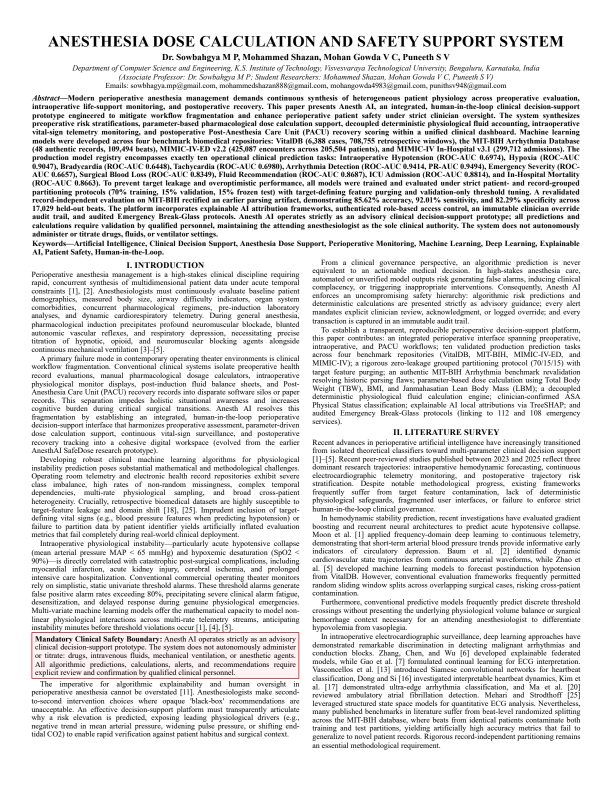
#> input picture scratch/test_225/page_1.png, 1224 x 1584 px, found by its file name (shown at 1/2 size); its folder holds 4 pictures in this run
$ python check_page_fill.py
#> lines starting #> are read from the running program, lines starting #| are printed output that depends on the picture
from PIL import Image
import numpy as np

for p in range(1, 7):
    img = Image.open(f'c:/Users/moham/OneDrive/Desktop/Anasthesia Antigravity/scratch/test_225/page_{p}.png')
#> img is the input picture: PIL image 1224x1584 RGB; mean R, G, B 224.5, 224.1, 224.1
    arr = np.array(img.convert('L'))
    h, w = arr.shape
#> h = 1584; w = 1224
    # Left column: x from 0.05*w to 0.48*w, Right column: x from 0.52*w to 0.95*w
    # Let's find lowest non-white pixel row
    col1 = arr[:, int(0.05*w):int(0.48*w)]
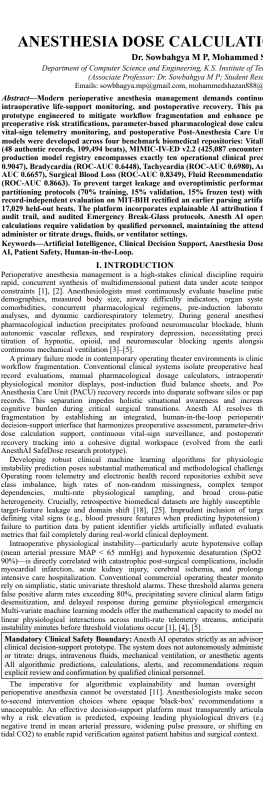
#> col1: shape (1584, 526) (shown at 1/2 size); min 0, max 255, mean 219.6
    col2 = arr[:, int(0.52*w):int(0.95*w)]
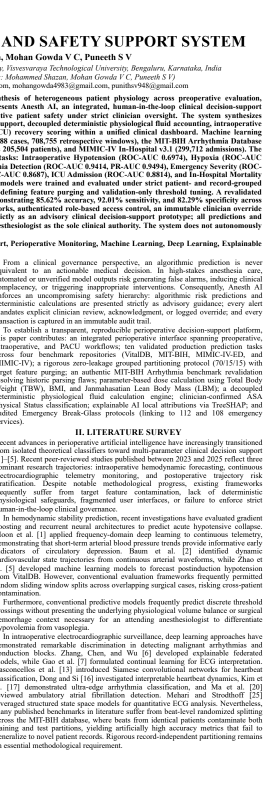
#> col2: shape (1584, 526) (shown at 1/2 size); min 0, max 255, mean 221.1

    # Non-white is < 250
    nonwhite_col1 = np.where(col1 < 250)
#> nonwhite_col1 = 275396 positions, rows 71 to 1476, columns 1 to 525
    nonwhite_col2 = np.where(col2 < 250)
#> nonwhite_col2 = 237169 positions, rows 71 to 1499, columns 0 to 524

    max_r1 = nonwhite_col1[0].max() if len(nonwhite_col1[0]) > 0 else 0
#> max_r1 = 1476
    max_r2 = nonwhite_col2[0].max() if len(nonwhite_col2[0]) > 0 else 0
#> max_r2 = 1499

    print(f'Page {p}: total height={h}px | Col 1 bottom={max_r1} (margin={h - max_r1}px) | Col 2 bottom={max_r2} (margin={h - max_r2}px)')
#| Page 1: total height=1584px | Col 1 bottom=1476 (margin=108px) | Col 2 bottom=1499 (margin=85px)
#> pass 2 of the loop `for p in range(1, 7):`:
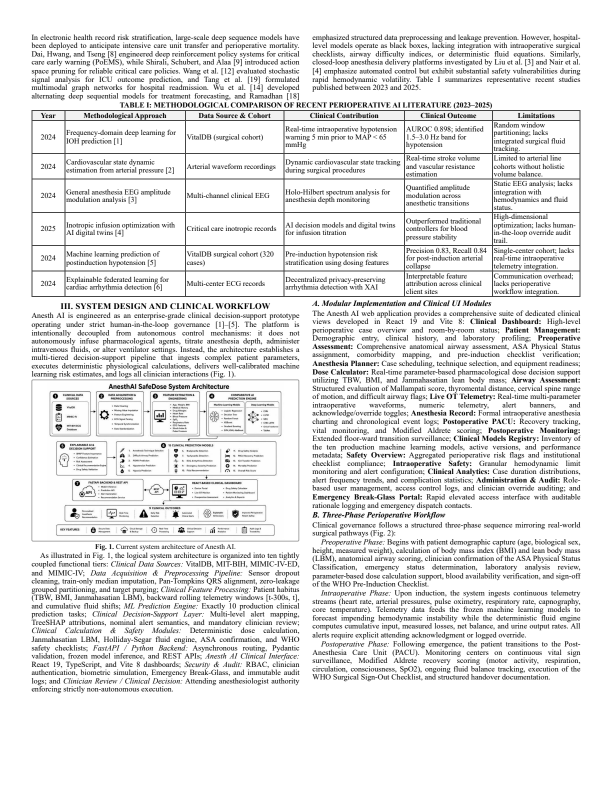
#> input picture scratch/test_225/page_2.png, 1224 x 1584 px, found by its file name (shown at 1/2 size)
#> img is the input picture: PIL image 1224x1584 RGB; min 0, max 255, mean 231.1
#> `col1 = arr[:, int(0.05*w):int(0.48*w)]`:
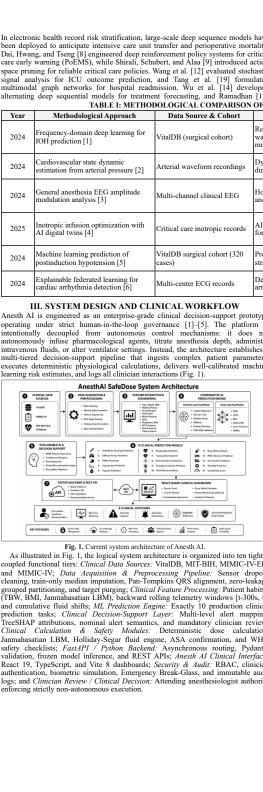
#> col1: shape (1584, 526) (shown at 1/2 size); min 0, max 255, mean 229.8
#> `col2 = arr[:, int(0.52*w):int(0.95*w)]`:
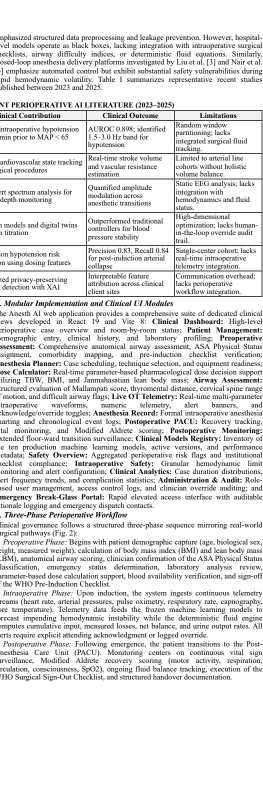
#> col2: shape (1584, 526) (shown at 1/2 size); min 0, max 255, mean 226.1
#> nonwhite_col1 = 208681 positions, rows 69 to 1386, columns 1 to 525
#> nonwhite_col2 = 208634 positions, rows 69 to 1362, columns 0 to 524
#> max_r1 = 1386
#> max_r2 = 1362
#| Page 2: total height=1584px | Col 1 bottom=1386 (margin=198px) | Col 2 bottom=1362 (margin=222px)
#> pass 3 of the loop `for p in range(1, 7):`:
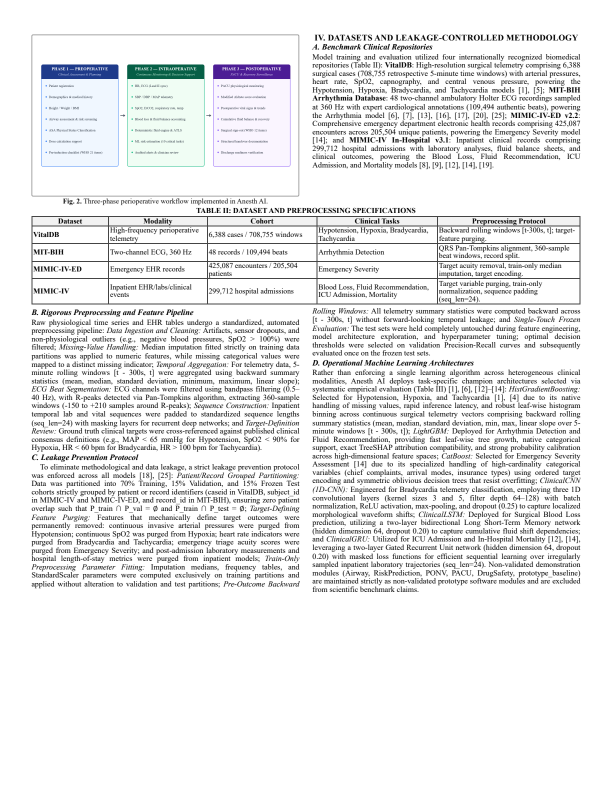
#> input picture scratch/test_225/page_3.png, 1224 x 1584 px, found by its file name (shown at 1/2 size)
#> img is the input picture: PIL image 1224x1584 RGB; mean R, G, B 234.3, 234.7, 235.3
#> `col1 = arr[:, int(0.05*w):int(0.48*w)]`:
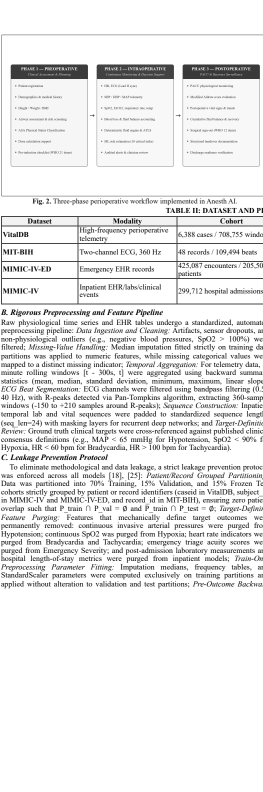
#> col1: shape (1584, 526) (shown at 1/2 size); min 0, max 255, mean 233.2
#> `col2 = arr[:, int(0.52*w):int(0.95*w)]`:
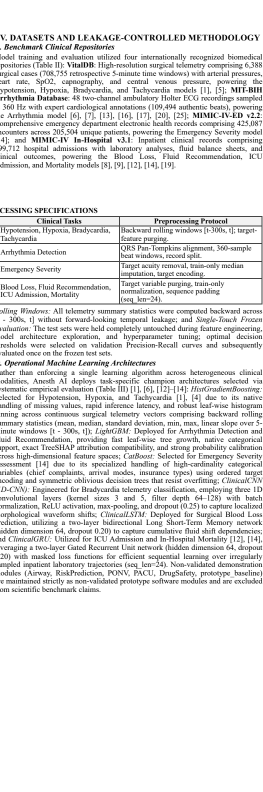
#> col2: shape (1584, 526) (shown at 1/2 size); min 0, max 255, mean 230.6
#> nonwhite_col1 = 225748 positions, rows 69 to 1176, columns 1 to 525
#> nonwhite_col2 = 179407 positions, rows 69 to 1183, columns 0 to 524
#> max_r1 = 1176
#> max_r2 = 1183
#| Page 3: total height=1584px | Col 1 bottom=1176 (margin=408px) | Col 2 bottom=1183 (margin=401px)
#> (the run stopped early here; a loop or call above may not have finished)
